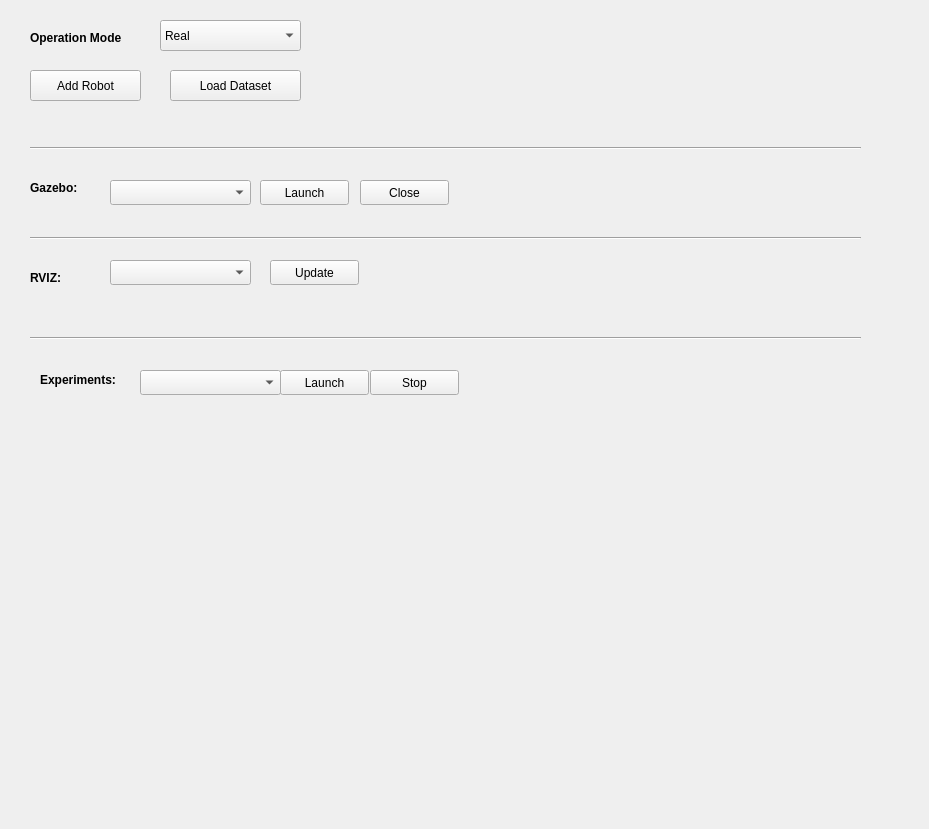
              <widget class="QWidget" name="scrollAreaWidget_General">
               <property name="geometry">
                <rect>
                 <x>0</x>
                 <y>0</y>
                 <width>929</width>
                 <height>829</height>
                </rect>
               </property>
               <widget class="QLabel" name="mode_text">
                <property name="geometry">
                 <rect>
                  <x>30</x>
                  <y>30</y>
                  <width>121</width>
                  <height>17</height>
                 </rect>
                </property>
                <property name="text">
                 <string>&lt;html&gt;&lt;head/&gt;&lt;body&gt;&lt;p&gt;&lt;span style=&quot; font-weight:600;&quot;&gt;Operation Mode&lt;/span&gt;&lt;/p&gt;&lt;/body&gt;&lt;/html&gt;</string>
                </property>
               </widget>
               <widget class="QComboBox" name="mode_box">
                <property name="geometry">
                 <rect>
                  <x>160</x>
                  <y>20</y>
                  <width>141</width>
                  <height>31</height>
                 </rect>
                </property>
                <property name="styleSheet">
                 <string notr="true">selection-background-color: rgb(168,168,168);</string>
                </property>
                <item>
                 <property name="text">
                  <string>Real</string>
                 </property>
                </item>
                <item>
                 <property name="text">
                  <string>Simulation</string>
                 </property>
                </item>
                <item>
                 <property name="text">
                  <string>Hybrid</string>
                 </property>
                </item>
               </widget>
               <widget class="QPushButton" name="LoadDataset_Button">
                <property name="geometry">
                 <rect>
                  <x>170</x>
                  <y>70</y>
                  <width>131</width>
                  <height>31</height>
                 </rect>
                </property>
                <property name="text">
                 <string>Load Dataset</string>
                </property>
               </widget>
               <widget class="QPushButton" name="AddRobot_Button">
                <property name="geometry">
                 <rect>
                  <x>30</x>
                  <y>70</y>
                  <width>111</width>
                  <height>31</height>
                 </rect>
                </property>
                <property name="text">
                 <string>Add Robot</string>
                </property>
               </widget>
               <widget class="QPushButton" name="GazeboLaunch_Button">
                <property name="geometry">
                 <rect>
                  <x>260</x>
                  <y>180</y>
                  <width>89</width>
                  <height>25</height>
                 </rect>
                </property>
                <property name="text">
                 <string>Launch</string>
                </property>
               </widget>
               <widget class="QLabel" name="GazeboTitle">
                <property name="geometry">
                 <rect>
                  <x>30</x>
                  <y>180</y>
                  <width>67</width>
                  <height>17</height>
                 </rect>
                </property>
                <property name="text">
                 <string>&lt;html&gt;&lt;head/&gt;&lt;body&gt;&lt;p&gt;&lt;span style=&quot; font-weight:600;&quot;&gt;Gazebo:&lt;/span&gt;&lt;/p&gt;&lt;/body&gt;&lt;/html&gt;</string>
                </property>
               </widget>
               <widget class="Line" name="line_1">
                <property name="geometry">
                 <rect>
                  <x>30</x>
                  <y>140</y>
                  <width>831</width>
                  <height>16</height>
                 </rect>
                </property>
                <property name="orientation">
                 <enum>Qt::Horizontal</enum>
                </property>
               </widget>
               <widget class="QComboBox" name="WorldList_Box">
                <property name="geometry">
                 <rect>
                  <x>110</x>
                  <y>180</y>
                  <width>141</width>
                  <height>25</height>
                 </rect>
                </property>
                <property name="styleSheet">
                 <string notr="true">selection-background-color: rgb(168,168,168);</string>
                </property>
               </widget>
               <widget class="QPushButton" name="GazeboClose_Button">
                <property name="geometry">
                 <rect>
                  <x>360</x>
                  <y>180</y>
                  <width>89</width>
                  <height>25</height>
                 </rect>
                </property>
                <property name="text">
                 <string>Close</string>
                </property>
               </widget>
               <widget class="Line" name="line_2">
                <property name="geometry">
                 <rect>
                  <x>30</x>
                  <y>230</y>
                  <width>831</width>
                  <height>16</height>
                 </rect>
                </property>
                <property name="orientation">
                 <enum>Qt::Horizontal</enum>
                </property>
               </widget>
               <widget class="QLabel" name="TestTitle">
                <property name="geometry">
                 <rect>
                  <x>40</x>
                  <y>370</y>
                  <width>101</width>
                  <height>20</height>
                 </rect>
                </property>
                <property name="text">
                 <string>&lt;html&gt;&lt;head/&gt;&lt;body&gt;&lt;p&gt;&lt;span style=&quot; font-weight:600;&quot;&gt;Experiments:&lt;/span&gt;&lt;/p&gt;&lt;/body&gt;&lt;/html&gt;</string>
                </property>
               </widget>
               <widget class="QPushButton" name="TestLaunch_Button">
                <property name="geometry">
                 <rect>
                  <x>280</x>
                  <y>370</y>
                  <width>89</width>
                  <height>25</height>
                 </rect>
                </property>
                <property name="text">
                 <string>Launch</string>
                </property>
               </widget>
               <widget class="Line" name="line_3">
                <property name="geometry">
                 <rect>
                  <x>30</x>
                  <y>330</y>
                  <width>831</width>
                  <height>16</height>
                 </rect>
                </property>
                <property name="orientation">
                 <enum>Qt::Horizontal</enum>
                </property>
               </widget>
               <widget class="QLabel" name="RvizTitle">
                <property name="geometry">
                 <rect>
                  <x>30</x>
                  <y>270</y>
                  <width>51</width>
                  <height>17</height>
                 </rect>
                </property>
                <property name="text">
                 <string>&lt;html&gt;&lt;head/&gt;&lt;body&gt;&lt;p&gt;&lt;span style=&quot; font-weight:600;&quot;&gt;RVIZ:&lt;/span&gt;&lt;/p&gt;&lt;/body&gt;&lt;/html&gt;</string>
                </property>
               </widget>
               <widget class="QComboBox" name="RvizList_Box">
                <property name="geometry">
                 <rect>
                  <x>110</x>
                  <y>260</y>
                  <width>141</width>
                  <height>25</height>
                 </rect>
                </property>
                <property name="styleSheet">
                 <string notr="true">selection-background-color: rgb(168,168,168);</string>
                </property>
               </widget>
               <widget class="QPushButton" name="Rviz_Button">
                <property name="geometry">
                 <rect>
                  <x>270</x>
                  <y>260</y>
                  <width>89</width>
                  <height>25</height>
                 </rect>
                </property>
                <property name="text">
                 <string>Update</string>
                </property>
               </widget>
               <widget class="QPushButton" name="TestStop_Button">
                <property name="geometry">
                 <rect>
                  <x>370</x>
                  <y>370</y>
                  <width>89</width>
                  <height>25</height>
                 </rect>
                </property>
                <property name="text">
                 <string>Stop</string>
                </property>
               </widget>
               <widget class="QComboBox" name="ExperimentList_Box">
                <property name="geometry">
                 <rect>
                  <x>140</x>
                  <y>370</y>
                  <width>141</width>
                  <height>25</height>
                 </rect>
                </property>
                <property name="styleSheet">
                 <string notr="true">selection-background-color: rgb(168,168,168);</string>
                </property>
               </widget>
              </widget>
